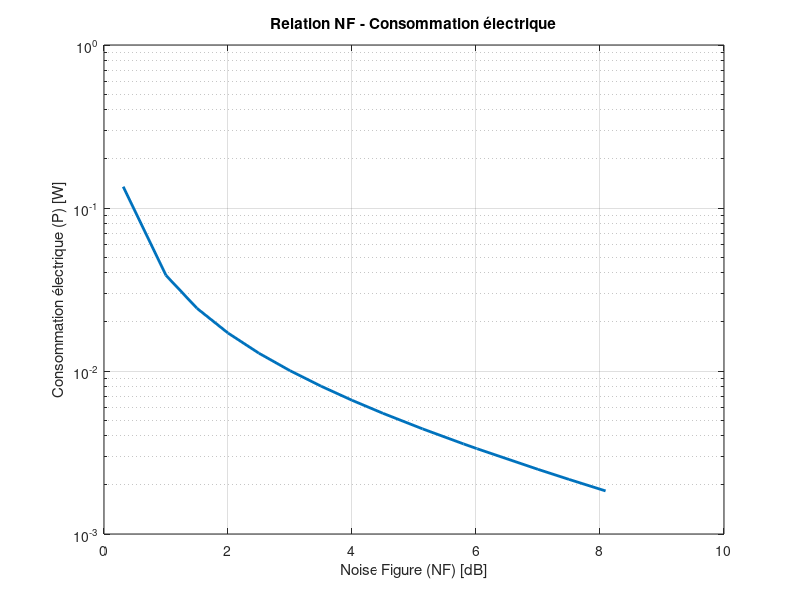
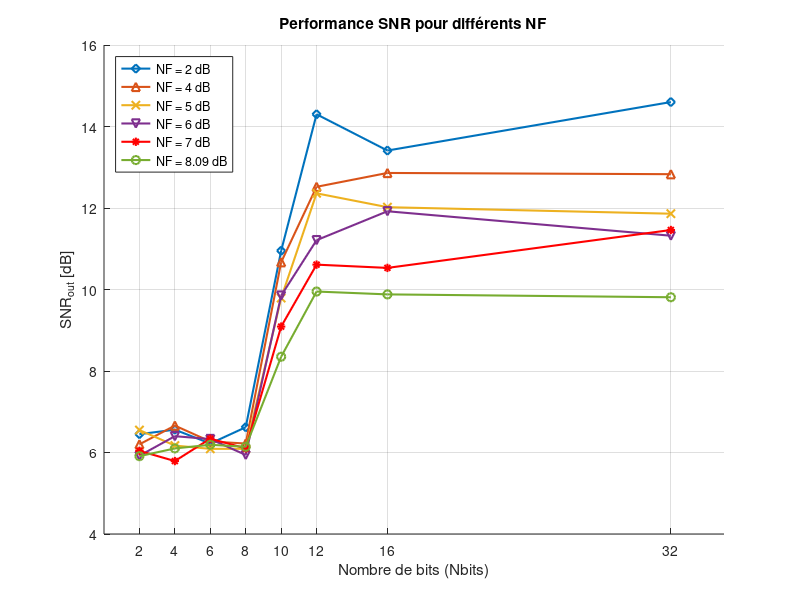

Reproduce these figures in MATLAB, in order.
% Données fournies
NF = [0,0.31,1,1.5,2,2.5,3,3.5,4,4.5,5.14,5.8,6.01,6.02,7,7.5,8.09];
SNR_out_2 = [6.45,6.56,6.22,6.62,10.95,14.30,13.41,14.6];
SNR_out_4 = [6.2,6.66,6.27,6.22,10.67,12.52,12.86,12.83];
SNR_out_5 = [6.55,6.17,6.09,6.09,9.79,12.36,12.02,11.86];
SNR_out_6 = [5.92,6.4,6.33,5.94,9.85,11.21,11.92,11.32];
SNR_out_7 = [6.04,5.79,6.34,6.1,9.09,10.61,10.53,11.46];
SNR_out_8 = [5.91,6.1,6.19,6.14,8.35,9.95,9.88,9.81];
Nbits = [2,4,6,8,10,12,16,32];

% Calcul de la consommation électrique
P = 1e-2 ./ (10.^(NF ./ 10) - 1);

% Graphique 1: Consommation vs NF
figure;
semilogy(NF, P, 'LineWidth', 2); % Échelle logarithmique pour P
xlabel('Noise Figure (NF) [dB]');
ylabel('Consommation électrique (P) [W]');
title('Relation NF - Consommation électrique');
grid on;

% Graphique 2: SNR vs Nbits par NF
figure;
hold on;
plot(Nbits, SNR_out_2, 'd-', 'LineWidth', 1.5, 'DisplayName', 'NF = 2 dB');
plot(Nbits, SNR_out_4, '^-', 'LineWidth', 1.5, 'DisplayName', 'NF = 4 dB');
plot(Nbits, SNR_out_5, 'x-', 'LineWidth', 1.5, 'DisplayName', 'NF = 5 dB');
plot(Nbits, SNR_out_6, 'v-', 'LineWidth', 1.5, 'DisplayName', 'NF = 6 dB');
plot(Nbits, SNR_out_7, 'r-*', 'LineWidth', 1.5, 'DisplayName', 'NF = 7 dB');
plot(Nbits, SNR_out_8, 'o-', 'LineWidth', 1.5, 'DisplayName', 'NF = 8.09 dB');

xlabel('Nombre de bits (Nbits)');
ylabel('SNR_{out} [dB]');
title('Performance SNR pour différents NF');
legend('Location', 'northwest');
grid on;
set(gca, 'XTick', Nbits); % Graduations explicites pour Nbits